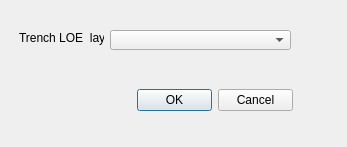
<?xml version="1.0" encoding="UTF-8"?>
<ui version="4.0">
 <class>TrenchCreatorDialogBase</class>
 <widget class="QDialog" name="TrenchCreatorDialogBase">
  <property name="geometry">
   <rect>
    <x>0</x>
    <y>0</y>
    <width>347</width>
    <height>147</height>
   </rect>
  </property>
  <property name="windowTitle">
   <string>Evaluation Trenches Generator</string>
  </property>
  <widget class="QDialogButtonBox" name="button_box">
   <property name="geometry">
    <rect>
     <x>137</x>
     <y>89</y>
     <width>156</width>
     <height>23</height>
    </rect>
   </property>
   <property name="orientation">
    <enum>Qt::Horizontal</enum>
   </property>
   <property name="standardButtons">
    <set>QDialogButtonBox::Cancel|QDialogButtonBox::Ok</set>
   </property>
  </widget>
  <widget class="QLabel" name="label_2">
   <property name="geometry">
    <rect>
     <x>19</x>
     <y>30</y>
     <width>85</width>
     <height>16</height>
    </rect>
   </property>
   <property name="frameShape">
    <enum>QFrame::NoFrame</enum>
   </property>
   <property name="text">
    <string>Trench LOE  layer</string>
   </property>
  </widget>
  <widget class="QComboBox" name="trenchLOE_layer_comboBox">
   <property name="geometry">
    <rect>
     <x>110</x>
     <y>30</y>
     <width>181</width>
     <height>20</height>
    </rect>
   </property>
   <property name="focusPolicy">
    <enum>Qt::WheelFocus</enum>
   </property>
  </widget>
 </widget>
 <resources/>
 <connections>
  <connection>
   <sender>button_box</sender>
   <signal>accepted()</signal>
   <receiver>TrenchCreatorDialogBase</receiver>
   <slot>accept()</slot>
   <hints>
    <hint type="sourcelabel">
     <x>20</x>
     <y>20</y>
    </hint>
    <hint type="destinationlabel">
     <x>20</x>
     <y>20</y>
    </hint>
   </hints>
  </connection>
  <connection>
   <sender>button_box</sender>
   <signal>rejected()</signal>
   <receiver>TrenchCreatorDialogBase</receiver>
   <slot>reject()</slot>
   <hints>
    <hint type="sourcelabel">
     <x>20</x>
     <y>20</y>
    </hint>
    <hint type="destinationlabel">
     <x>20</x>
     <y>20</y>
    </hint>
   </hints>
  </connection>
 </connections>
</ui>
